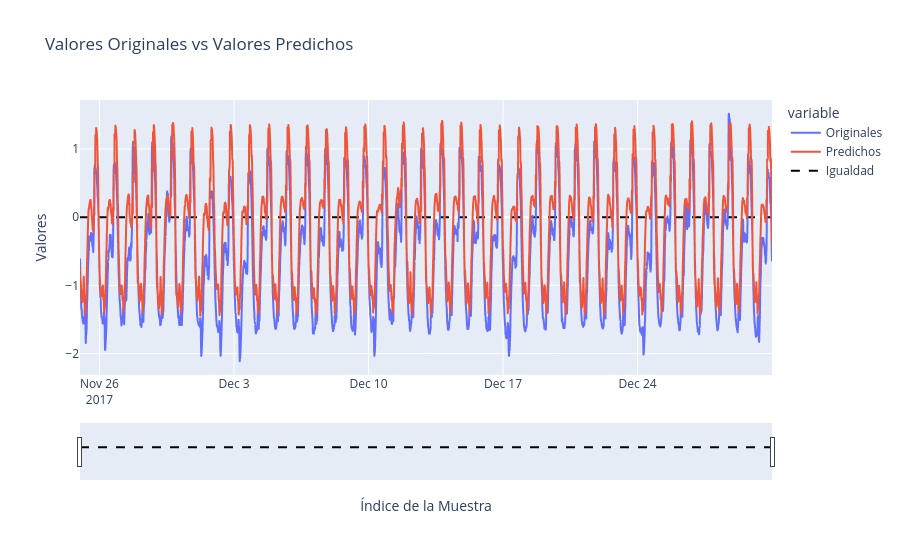

The notebook cell saved with this chart:
### Code cell
# Crea un DataFrame con los datos originales y los predichos
df = pd.DataFrame({'Originales': valY.flatten(), 'Predichos': prediccionGRU.flatten()})
df.index = val_date

fecha_inicio = df.index[0]
fecha_fin = df.index[-1]


fig = px.line(df, title='Valores Originales vs Valores Predichos')
fig.update_xaxes(rangeslider_visible=True, title='Índice de la Muestra', range=[fecha_inicio, fecha_fin])
fig.update_yaxes(title='Valores')


fig.add_trace(go.Scatter(x=df.index, y=[0] * len(df), mode='lines', name='Igualdad', line=dict(color='black', dash='dash')))
dfGRU= df
fig.show()

### Figure 1 — Plotly figure (JSON) as saved in the notebook; plotly's stock layout.template omitted (floating-point values rounded to 4 significant figures; data arrays with more than 128 entries replaced by an {"elided": "..."} marker saying what was removed)
{"data": [{"hovertemplate": "variable=Originales<br>index=%{x}<br>value=%{y}<extra></extra>", "legendgroup": "Originales", "line": {"color": "#636efa", "dash": "solid"}, "marker": {"symbol": "circle"}, "mode": "lines", "name": "Originales", "showlegend": true, "type": "scattergl", "x": {"elided": "5186 str values"}, "xaxis": "x", "y": {"elided": "5186 float values"}, "yaxis": "y"}, {"hovertemplate": "variable=Predichos<br>index=%{x}<br>value=%{y}<extra></extra>", "legendgroup": "Predichos", "line": {"color": "#EF553B", "dash": "solid"}, "marker": {"symbol": "circle"}, "mode": "lines", "name": "Predichos", "showlegend": true, "type": "scattergl", "x": {"elided": "5186 str values"}, "xaxis": "x", "y": {"elided": "5186 float values"}, "yaxis": "y"}, {"line": {"color": "black", "dash": "dash"}, "mode": "lines", "name": "Igualdad", "type": "scatter", "x": {"elided": "5186 str values"}, "y": {"elided": "5186 int values"}}], "layout": {"legend": {"title": {"text": "variable"}, "tracegroupgap": 0}, "title": {"text": "Valores Originales vs Valores Predichos"}, "xaxis": {"anchor": "y", "domain": [0, 1], "range": ["2017-11-24T23:40:00", "2017-12-30T23:50:00"], "rangeslider": {"visible": true}, "title": {"text": "Índice de la Muestra"}}, "yaxis": {"anchor": "x", "domain": [0, 1], "title": {"text": "Valores"}}}}
